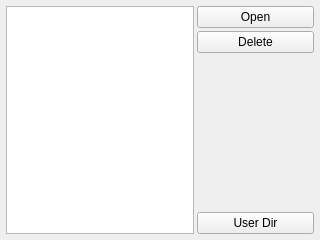
<?xml version="1.0" encoding="UTF-8"?>
<ui version="4.0">
 <class>FileManagerWidget</class>
 <widget class="QWidget" name="FileManagerWidget">
  <property name="geometry">
   <rect>
    <x>0</x>
    <y>0</y>
    <width>320</width>
    <height>240</height>
   </rect>
  </property>
  <property name="windowTitle">
   <string>File Manager</string>
  </property>
  <layout class="QHBoxLayout" name="horizontalLayout">
   <property name="spacing">
    <number>3</number>
   </property>
   <property name="leftMargin">
    <number>6</number>
   </property>
   <property name="topMargin">
    <number>6</number>
   </property>
   <property name="rightMargin">
    <number>6</number>
   </property>
   <property name="bottomMargin">
    <number>6</number>
   </property>
   <item>
    <widget class="QListView" name="files"/>
   </item>
   <item>
    <layout class="QVBoxLayout" name="verticalLayout">
     <item>
      <widget class="QPushButton" name="open">
       <property name="minimumSize">
        <size>
         <width>117</width>
         <height>0</height>
        </size>
       </property>
       <property name="text">
        <string>Open</string>
       </property>
       <property name="icon">
        <iconset resource="../rc/icons.qrc">
         <normaloff>:/icons/arrow_right.png</normaloff>:/icons/arrow_right.png</iconset>
       </property>
      </widget>
     </item>
     <item>
      <widget class="QPushButton" name="remove">
       <property name="text">
        <string>Delete</string>
       </property>
       <property name="icon">
        <iconset resource="../rc/icons.qrc">
         <normaloff>:/icons/delete.png</normaloff>:/icons/delete.png</iconset>
       </property>
      </widget>
     </item>
     <item>
      <spacer name="verticalSpacer">
       <property name="orientation">
        <enum>Qt::Vertical</enum>
       </property>
       <property name="sizeHint" stdset="0">
        <size>
         <width>20</width>
         <height>40</height>
        </size>
       </property>
      </spacer>
     </item>
     <item>
      <widget class="QPushButton" name="home">
       <property name="text">
        <string>User Dir</string>
       </property>
       <property name="icon">
        <iconset resource="../rc/icons.qrc">
         <normaloff>:/icons/folder_user.png</normaloff>:/icons/folder_user.png</iconset>
       </property>
      </widget>
     </item>
    </layout>
   </item>
  </layout>
 </widget>
 <resources>
  <include location="../rc/icons.qrc"/>
 </resources>
 <connections/>
</ui>
